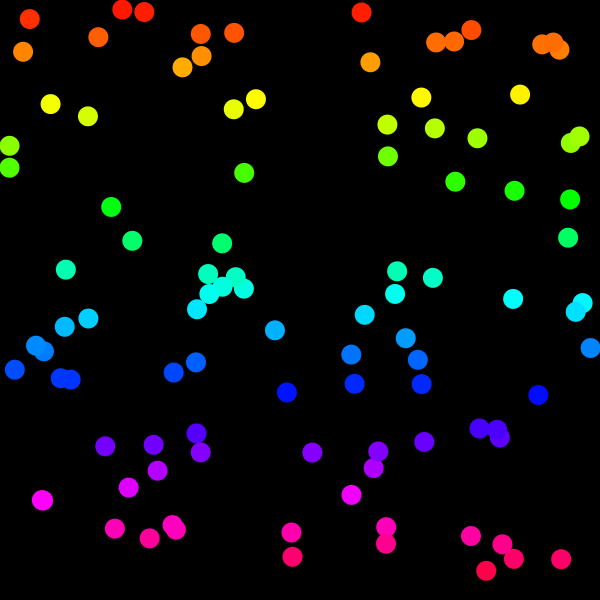
Frame 1 (no input)
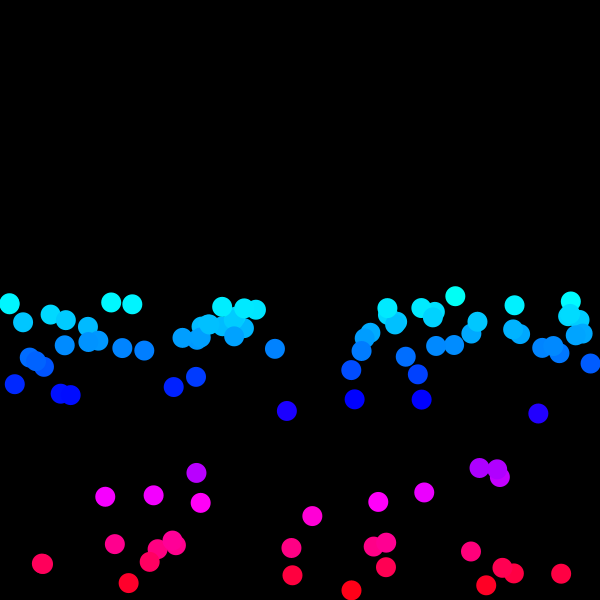
Frame 60 (the mouse pressed at the canvas centre just before this capture)
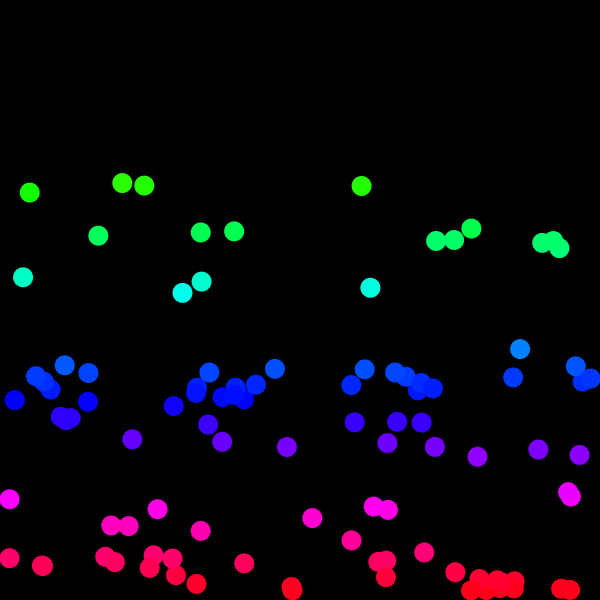
Frame 120 (the mouse held since frame 60 and released just before this capture)

The Processing sketch that drew these frames (run headless with seeded random() and noise(); from frame 60 on, the mouse is pressed at the canvas centre):

// Processing sketch: box
// ── box.pde
int numNodes=100;
vector[]nodes = new vector[numNodes];


void setup(){
    size(600,600);
    colorMode(HSB,100);
    for (int node = 0; node < nodes.length; node++){
        nodes[node] = new vector(random(width), random(height));
    }
}

void draw(){
    background(0);
    noStroke();
    for(int parent = 0; parent < nodes.length; parent++){
        nodes[parent].calcVel();
        fill(map(nodes[parent].y,0,height,0,100),100,100);
        ellipse(nodes[parent].x,nodes[parent].y,20,20);
    }
}

// ── player.pde
class player{

    float x = width/2;
    float y = 585;

    player(){
        print("HEY");
    }
}

// ── vector.pde
class vector{
  
  float x,y;
  float vel = 0;
  float hvel = 0;
  int adjHeight = height-10;
  boolean dead = false;
  int groundShock = 1;
  
  vector(float x_, float y_) {
    x = x_;
    y = y_;
  }
  
  void calcVel(){
    if (dead){
      y = adjHeight;
    } else {
      vel -= 0.5;
      if (y > adjHeight && vel < 0){
        vel = -vel;
        calcDead();
        vel -= groundShock;
      }
    y -= vel;
    }
  }
    
  void calcDead(){
    dead = (vel >= -groundShock && vel <= groundShock);
  }
}
